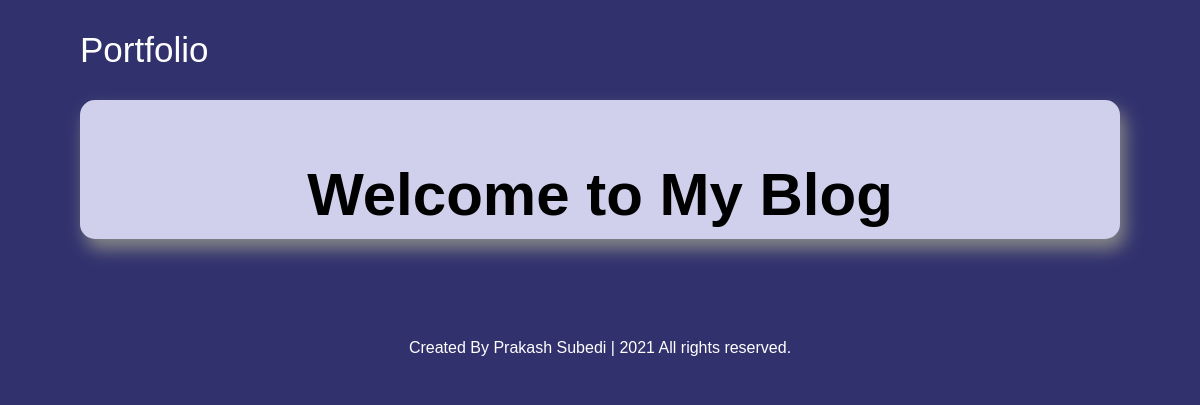
The page /blog/ on the database as committed earlier.
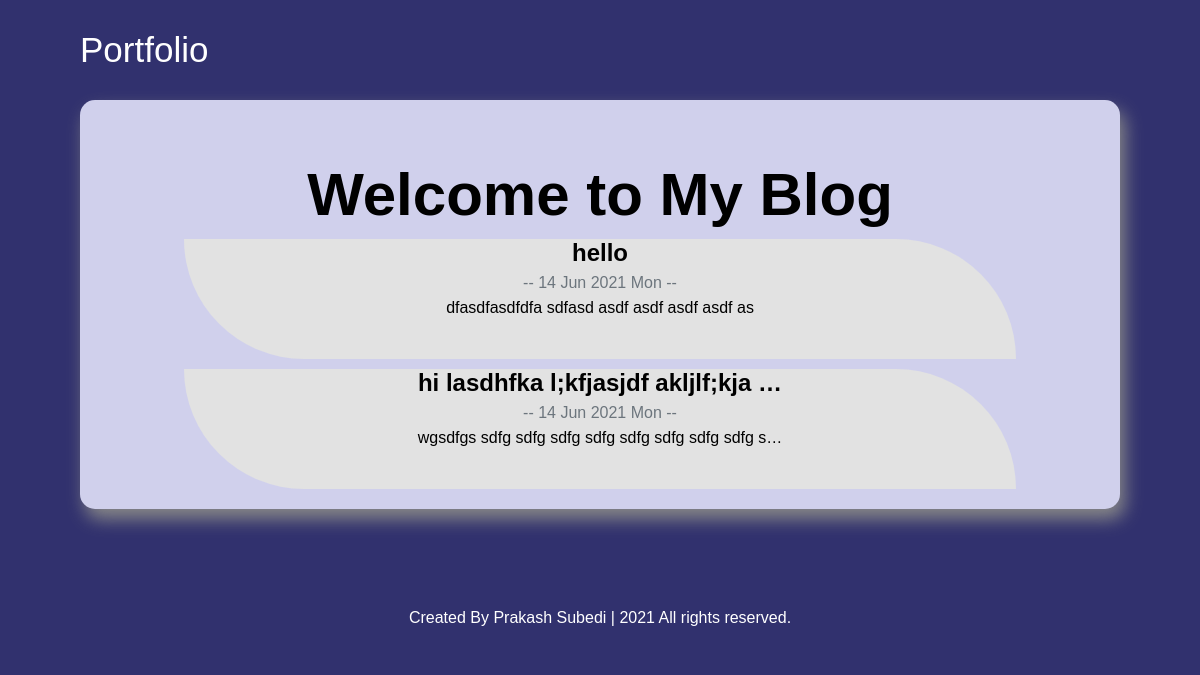
The same page on the database as committed later.
### blog/models.py (models this page shows, shortened)
class blog (models.Model):
   title = models.CharField(max_length=200)
   date = models.DateTimeField()
   description = models.TextField()

### blog/views.py (the view)
# urls.py: path('blog/', blogview.forblog, name="blog"),
def forblog(request):
   post= blog.objects.all()
   return render(request, 'blog.html',{'post':post})

### blog/templates/blog.html (shortened to what this page needs)
<!DOCTYPE html>
{% load static %}
<html lang="en">
<head>
   <link rel="stylesheet" href="{% static 'css/styleblog.css' %}">
</head>
<body>
<div class="max-width" style="margin-right:80px;">
   <div class="logo" style="margin-top:30px">
      <a href="{% url 'homepage' %}">Portfolio</a>
   </div>
</div>
<div class="forblog">
   <h1>Welcome to My Blog</h1>
   {% for data in post %}
      <a href="{% url 'detail' data.id %}">
         <div class="card">
            <h2 class='blogtitle'>{{ data.title|truncatechars:35 }}</h2>
            <P class='text-muted text-muted2'>-- {{ data.date|date:'d M Y D' }} --</P>
            <P class='margin-top-p'>{{ data.description|striptags|truncatechars:50 }}</P>
         </div>
      </a>
   {% endfor %}
</div>
  <div class="footer">
         <footer>
            <span>Created By Prakash Subedi</span> | <span>2021 All rights reserved.</span>
        </footer>
    </div>
</body>
</html>

Rows that differ between the two databases and show on the page:
added blog: title "hello", date "14 Jun 2021 Mon", description "dfasdfasdfdfa sdfasd asdf asdf asdf asdf as"
added blog: title "hi lasdhfka l;kfjasjdf akljlf;kja …", date "14 Jun 2021 Mon", description "wgsdfgs sdfg sdfg sdfg sdfg sdfg sdfg sdfg sdfg s…"
